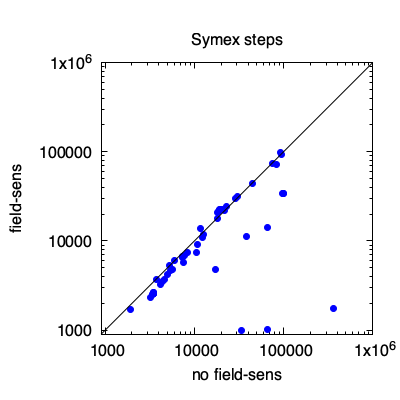

The gnuplot source for this figure:
set term pngcairo size 400, 400
set output 'symex-steps.png'
set logscale xy
set xlabel 'no field-sens'
set ylabel 'field-sens'
set xrange [900:1000000]
set yrange [900:1000000]
set size ratio 1
set title 'Symex steps'
plot 'symex-steps.txt' using 2:1 with points pt 7 ps 1 lc rgb 'blue' notitle, \
    x with line lt 1 lc rgb 'black' notitle

